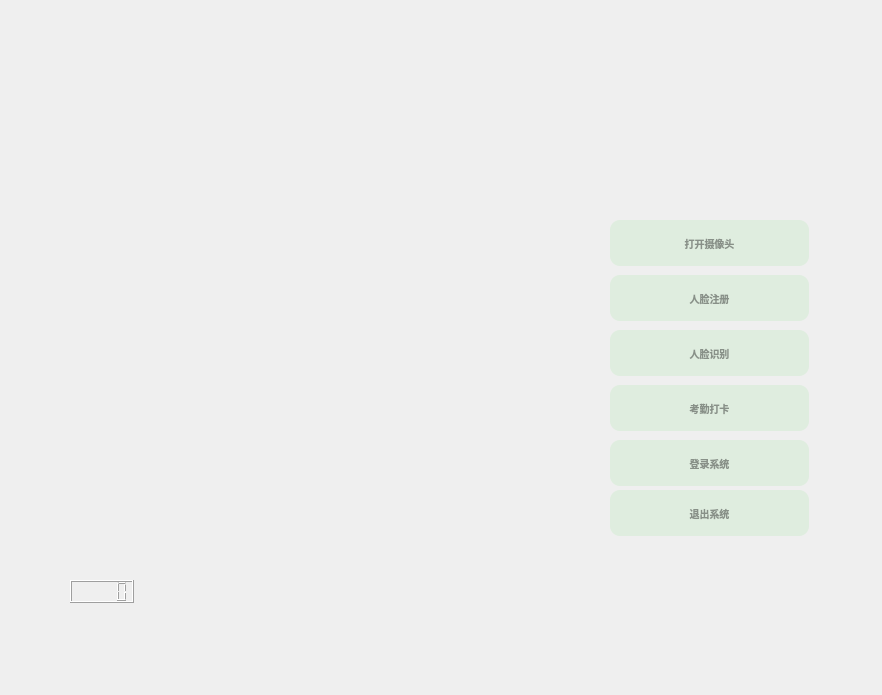
<?xml version="1.0" encoding="UTF-8"?>
<ui version="4.0">
 <class>MainWindow</class>
 <widget class="QMainWindow" name="MainWindow">
  <property name="geometry">
   <rect>
    <x>0</x>
    <y>0</y>
    <width>882</width>
    <height>695</height>
   </rect>
  </property>
  <property name="maximumSize">
   <size>
    <width>882</width>
    <height>695</height>
   </size>
  </property>
  <property name="windowTitle">
   <string>MainWindow</string>
  </property>
  <widget class="QWidget" name="centralwidget">
   <property name="styleSheet">
    <string notr="true">QPushButton{
                   background-color:rgba(100,225,100,30);//背景色（也可以设置图片）
                   border-style:outset;                  //边框样式（inset/outset）
                   border-width:4px;                     //边框宽度像素
                   border-radius:10px;                  //边框圆角半径像素
                   border-color:rgba(255,255,255,30);    //边框颜色
                   font:bold 10px;                      //字体，字体大小
                   color:rgba(0,0,0,100);                //字体颜色
                   padding:6px;                         //填衬
                   }
                   //鼠标按下样式
                   QPushButton:pressed{
                   background-color:rgba(100,255,100,200);
                   border-color:rgba(255,255,255,30);
                   border-style:inset;
                   color:rgba(0,0,0,100);
                   }
                   //鼠标悬停样式
                   QPushButton:hover{
                   background-color:rgba(100,255,100,100);
                   border-color:rgba(255,255,255,200);
                   color:rgba(0,0,0,200);
                   }</string>
   </property>
   <widget class="QPushButton" name="face_login">
    <property name="geometry">
     <rect>
      <x>610</x>
      <y>440</y>
      <width>199</width>
      <height>46</height>
     </rect>
    </property>
    <property name="font">
     <font>
      <pointsize>18</pointsize>
      <weight>75</weight>
      <bold>true</bold>
     </font>
    </property>
    <property name="styleSheet">
     <string notr="true">QPushButton{
                   background-color:rgba(100,225,100,30);/
                   border-style:outset;                  
                   border-width:4px;                     
                   border-radius:10px;                
                   border-color:rgba(255,255,255,30);   
                   font:bold 10px;                    
                   color:rgba(0,0,0,100);                
                   padding:6px;                       
                   }
                   QPushButton:pressed{
                   background-color:rgba(100,255,100,200);
                   border-color:rgba(255,255,255,30);
                   border-style:inset;
                   color:rgba(0,0,0,100);
                   }
                   QPushButton:hover{
                   background-color:rgba(100,255,100,100);
                   border-color:rgba(255,255,255,200);
                   color:rgba(0,0,0,200);
                   }</string>
    </property>
    <property name="text">
     <string>登录系统</string>
    </property>
   </widget>
   <widget class="QPushButton" name="att_rec">
    <property name="geometry">
     <rect>
      <x>610</x>
      <y>385</y>
      <width>199</width>
      <height>46</height>
     </rect>
    </property>
    <property name="font">
     <font>
      <pointsize>18</pointsize>
      <weight>75</weight>
      <bold>true</bold>
     </font>
    </property>
    <property name="styleSheet">
     <string notr="true">QPushButton{
                   background-color:rgba(100,225,100,30);/
                   border-style:outset;                  
                   border-width:4px;                     
                   border-radius:10px;                
                   border-color:rgba(255,255,255,30);   
                   font:bold 10px;                    
                   color:rgba(0,0,0,100);                
                   padding:6px;                       
                   }
                   QPushButton:pressed{
                   background-color:rgba(100,255,100,200);
                   border-color:rgba(255,255,255,30);
                   border-style:inset;
                   color:rgba(0,0,0,100);
                   }
                   QPushButton:hover{
                   background-color:rgba(100,255,100,100);
                   border-color:rgba(255,255,255,200);
                   color:rgba(0,0,0,200);
                   }</string>
    </property>
    <property name="text">
     <string>考勤打卡</string>
    </property>
   </widget>
   <widget class="QPushButton" name="face_reg">
    <property name="geometry">
     <rect>
      <x>610</x>
      <y>275</y>
      <width>199</width>
      <height>46</height>
     </rect>
    </property>
    <property name="font">
     <font>
      <pointsize>18</pointsize>
      <weight>75</weight>
      <bold>true</bold>
     </font>
    </property>
    <property name="styleSheet">
     <string notr="true">QPushButton{
                   background-color:rgba(100,225,100,30);/
                   border-style:outset;                  
                   border-width:4px;                     
                   border-radius:10px;                
                   border-color:rgba(255,255,255,30);   
                   font:bold 10px;                    
                   color:rgba(0,0,0,100);                
                   padding:6px;                       
                   }
                   QPushButton:pressed{
                   background-color:rgba(100,255,100,200);
                   border-color:rgba(255,255,255,30);
                   border-style:inset;
                   color:rgba(0,0,0,100);
                   }
                   QPushButton:hover{
                   background-color:rgba(100,255,100,100);
                   border-color:rgba(255,255,255,200);
                   color:rgba(0,0,0,200);
                   }</string>
    </property>
    <property name="text">
     <string>人脸注册</string>
    </property>
   </widget>
   <widget class="QPushButton" name="face_rec">
    <property name="geometry">
     <rect>
      <x>610</x>
      <y>330</y>
      <width>199</width>
      <height>46</height>
     </rect>
    </property>
    <property name="font">
     <font>
      <pointsize>18</pointsize>
      <weight>75</weight>
      <bold>true</bold>
     </font>
    </property>
    <property name="styleSheet">
     <string notr="true">QPushButton{
                   background-color:rgba(100,225,100,30);/
                   border-style:outset;                  
                   border-width:4px;                     
                   border-radius:10px;                
                   border-color:rgba(255,255,255,30);   
                   font:bold 10px;                    
                   color:rgba(0,0,0,100);                
                   padding:6px;                       
                   }
                   QPushButton:pressed{
                   background-color:rgba(100,255,100,200);
                   border-color:rgba(255,255,255,30);
                   border-style:inset;
                   color:rgba(0,0,0,100);
                   }
                   QPushButton:hover{
                   background-color:rgba(100,255,100,100);
                   border-color:rgba(255,255,255,200);
                   color:rgba(0,0,0,200);
                   }</string>
    </property>
    <property name="text">
     <string>人脸识别</string>
    </property>
   </widget>
   <widget class="QLCDNumber" name="clock">
    <property name="geometry">
     <rect>
      <x>70</x>
      <y>580</y>
      <width>64</width>
      <height>23</height>
     </rect>
    </property>
   </widget>
   <widget class="QLabel" name="frame">
    <property name="geometry">
     <rect>
      <x>10</x>
      <y>0</y>
      <width>851</width>
      <height>681</height>
     </rect>
    </property>
    <property name="text">
     <string/>
    </property>
   </widget>
   <widget class="QPushButton" name="quit">
    <property name="geometry">
     <rect>
      <x>610</x>
      <y>490</y>
      <width>199</width>
      <height>46</height>
     </rect>
    </property>
    <property name="font">
     <font>
      <pointsize>18</pointsize>
      <weight>75</weight>
      <bold>true</bold>
     </font>
    </property>
    <property name="styleSheet">
     <string notr="true">QPushButton{
                   background-color:rgba(100,225,100,30);/
                   border-style:outset;                  
                   border-width:4px;                     
                   border-radius:10px;                
                   border-color:rgba(255,255,255,30);   
                   font:bold 10px;                    
                   color:rgba(0,0,0,100);                
                   padding:6px;                       
                   }
                   QPushButton:pressed{
                   background-color:rgba(100,255,100,200);
                   border-color:rgba(255,255,255,30);
                   border-style:inset;
                   color:rgba(0,0,0,100);
                   }
                   QPushButton:hover{
                   background-color:rgba(100,255,100,100);
                   border-color:rgba(255,255,255,200);
                   color:rgba(0,0,0,200);
                   }</string>
    </property>
    <property name="text">
     <string>退出系统</string>
    </property>
   </widget>
   <widget class="QPushButton" name="open_camera">
    <property name="geometry">
     <rect>
      <x>610</x>
      <y>220</y>
      <width>199</width>
      <height>46</height>
     </rect>
    </property>
    <property name="font">
     <font>
      <pointsize>18</pointsize>
      <weight>75</weight>
      <bold>true</bold>
     </font>
    </property>
    <property name="styleSheet">
     <string notr="true">QPushButton{
                   background-color:rgba(100,225,100,30);/
                   border-style:outset;                  
                   border-width:4px;                     
                   border-radius:10px;                
                   border-color:rgba(255,255,255,30);   
                   font:bold 10px;                    
                   color:rgba(0,0,0,100);                
                   padding:6px;                       
                   }
                   QPushButton:pressed{
                   background-color:rgba(100,255,100,200);
                   border-color:rgba(255,255,255,30);
                   border-style:inset;
                   color:rgba(0,0,0,100);
                   }
                   QPushButton:hover{
                   background-color:rgba(100,255,100,100);
                   border-color:rgba(255,255,255,200);
                   color:rgba(0,0,0,200);
                   }</string>
    </property>
    <property name="text">
     <string>打开摄像头</string>
    </property>
   </widget>
   <zorder>frame</zorder>
   <zorder>face_login</zorder>
   <zorder>att_rec</zorder>
   <zorder>face_reg</zorder>
   <zorder>face_rec</zorder>
   <zorder>quit</zorder>
   <zorder>open_camera</zorder>
   <zorder>clock</zorder>
  </widget>
 </widget>
 <resources/>
 <connections/>
</ui>
